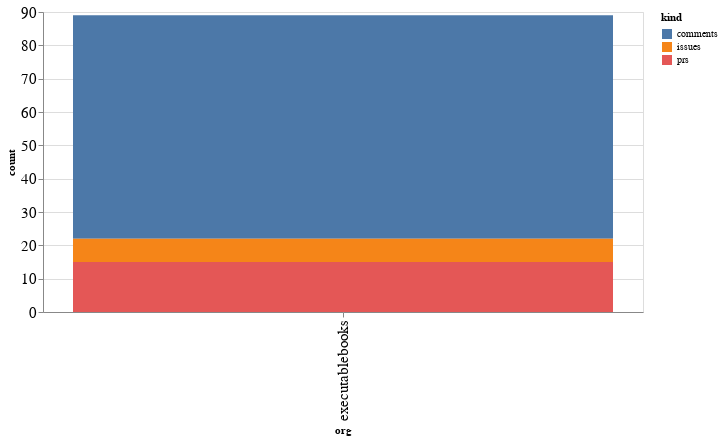

Here is the notebook cell this chart was saved with:
### Code cell
alt.Chart(org_summaries, width=600).mark_bar().encode(
    x='org',
    y='count',
    color='kind',
    tooltip="org"
)

### Figure 1 — Vega-Lite specification as saved in the notebook (floating-point values rounded to 4 significant figures)
{"config": {"axisLeft": {"labelFontSize": 15}, "axisBottom": {"labelFontSize": 15}}, "data": {"name": "data-315e41d72e8724135e906ee7c4caed54"}, "mark": "bar", "encoding": {"color": {"type": "nominal", "field": "kind"}, "tooltip": {"type": "nominal", "field": "org"}, "x": {"type": "nominal", "field": "org"}, "y": {"type": "quantitative", "field": "count"}}, "width": 600, "$schema": "https://vega.github.io/schema/vega-lite/v4.8.1.json", "datasets": {"data-315e41d72e8724135e906ee7c4caed54": [{"org": "executablebooks", "kind": "comments", "count": 67}, {"org": "executablebooks", "kind": "issues", "count": 7}, {"org": "executablebooks", "kind": "prs", "count": 15}]}}
